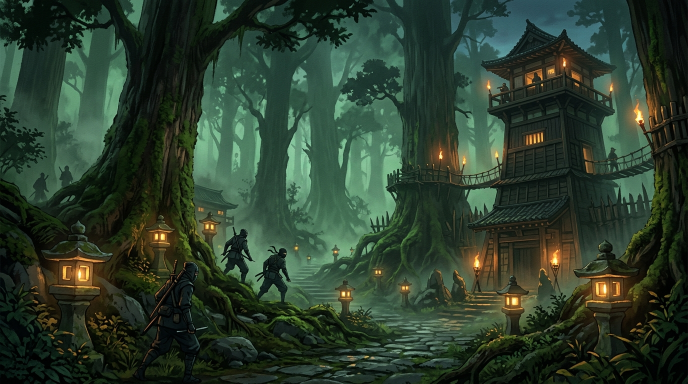
#> input picture src/assets/images/shinobi_campaign_forest_backdrop_1791702689788.jpg, 1376 x 768 px, given in place of char_1x.png, which was not available (shown at 1/2 size)
$ python gif.py
#> lines starting #> are read from the running program, lines starting #| are printed output that depends on the picture; pictures that were not available may be replaced by others from this repository, and a replacement may not be noted
### scratchpad/approve/_work/03-05-agua-viento-rayo/lib.py
"""Helpers for the 03-05 (agua / viento / rayo) approval package. Read-only on the art."""
import json
from PIL import Image, ImageDraw, ImageFont

SCR = '/tmp/claude-0/-home-user-Ninja-Fantasy-Game/686daf18-129b-55df-a0e0-8b5389d0083e/scratchpad/'
OUT = SCR + 'approve/'
WORK = SCR + 'approve/_work/03-05-agua-viento-rayo/'
STAGE = WORK + 'snap/'

GROUND = '/home/user/Ninja-Fantasy-Game/src/assets/maps/river_forest/ground.webp'
FONT = '/usr/share/fonts/truetype/dejavu/DejaVuSans.ttf'
FONTB = '/usr/share/fonts/truetype/dejavu/DejaVuSans-Bold.ttf'
PXM = 57

BG = (20, 24, 28, 255)
PANEL = (27, 32, 38, 255)
BAR = (33, 39, 46, 255)
LINE = (58, 66, 76, 255)
WHITE = (240, 240, 236, 255)
GREY = (170, 176, 184, 255)
DIM = (120, 128, 138, 255)

_man = {}
_sheets = {}


def man(el):
    if el not in _man:
        _man[el] = json.load(open(STAGE + 'vfx_' + el + '/manifest.json'))['sprites']
    return _man[el]


# [5 lines left out: function sheet, not called in this run]


def spec(el, name):
    return man(el)[name]


# [6 lines left out: function frame, not called in this run]


def up(im, k):
    return im if k == 1 else im.resize((im.width * k, im.height * k), Image.NEAREST)


_fonts = {}


# [5 lines left out: function font, not called in this run]


def text(d, xy, s, size, fill=WHITE, bold=False, anchor='la'):
    d.text(xy, s, font=font(size, bold), fill=fill, anchor=anchor)


def text_w(s, size, bold=False):
    l, t, r, b = font(size, bold).getbbox(s)
    return r - l


# [8 lines left out: function paste_at, not called in this run]


def ground():
    return Image.open(GROUND).convert('RGBA')


# [7 lines left out: function m, not called in this run]

### scratchpad/approve/_work/03-05-agua-viento-rayo/gif.py
import sys, os
sys.path.insert(0, '/tmp/claude-0/-home-user-Ninja-Fantasy-Game/686daf18-129b-55df-a0e0-8b5389d0083e/scratchpad/approve/_work/03-05-agua-viento-rayo')
from lib import *
from info import *
import numpy as np

K = 2
CHAR = Image.open(WORK + 'char_1x.png').convert('RGBA')
CF = (26, 95)
GX0, GY0 = 0, 382           # plain grass between the tree line and the dirt road
FPS = 12
N = 24                       # 2 s loop: every 4- and 6-frame loop wraps cleanly
HOLD = 7                     # one-shots hold their last frame 7 ticks (~580 ms)
M, LB, TT = 10, 13, 18
GC = int(os.environ.get('GC', '32'))   # colours kept for the grass       # margin, label slot, title strip (1x units)


def layout():
    """cells: name -> (x, y) top-left of the sprite frame at 1x (page coords)."""
    c = {}
    G = 14
    y = TT + 8 + LB
    x = M
    for r in ['bolt', 'sphere', 'slash', 'multi', 'hit']:
        c[r] = (x, y)
        x += 64 + G
    y += 64 + 8 + LB
    c['breath'] = (M, y)
    c['stream'] = (M + 96 + G, y)
    y += 64 + 8 + LB
    c['blast'] = (M, y)
    c['char_blast'] = (M + 176 + 4, y)
    c['aura'] = (M + 176 + 4 + 56 + 20, y + 4)
    y += 128 + 8 + LB
    c['wall'] = (M, y)
    c['char_wall'] = (M + 264 + 4, y)
    W = M + 5 * 64 + 4 * G + M
    H = y + 120 + 8
    return c, W, H


def state(role, i):
    """(anim, frame) or None for tick i"""
    if role == 'hit' or role == 'blast':
        an = role
        n = 6 if role == 'hit' else 8
        if i < n:
            return an, i
        if i < n + HOLD:
            return an, n - 1
        return None
    if role == 'wall':
        return ('rise', i) if i < 6 else ('idle', (i - 6) % 4)
    if role == 'aura':
        return 'idle', i % 6
    return 'fly', i % 4


def frames_1x(el, c, W, H):
#> called with el = 'water', W = 396, H = 486
    g = ground().crop((GX0, GY0, GX0 + W, GY0 + H - TT)).convert('RGB')
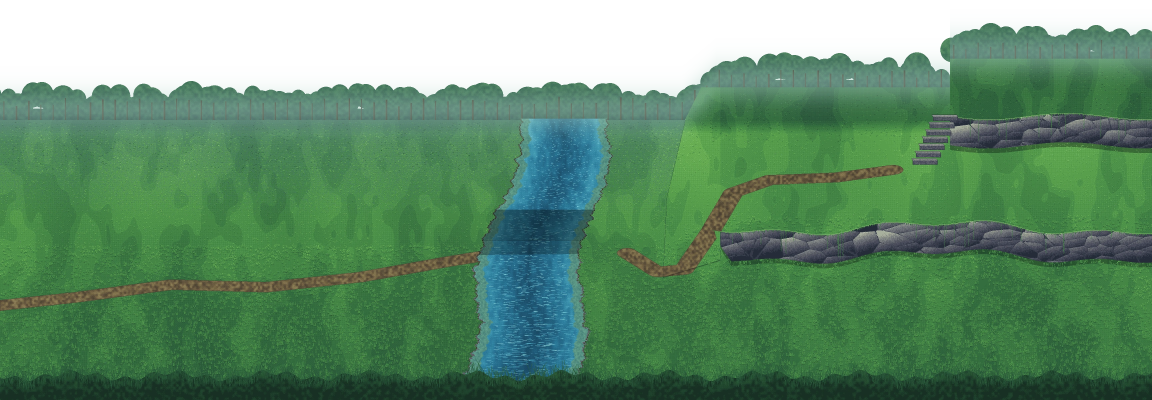
#> input picture src/assets/maps/river_forest/ground.webp, 3456 x 1200 px, found by its file name (shown at 1/3 size)
#> in ground, returned value is the input picture: PIL image 3456x1200 RGBA; mean R, G, B, A 66.2, 112.5, 78.5, 210.1
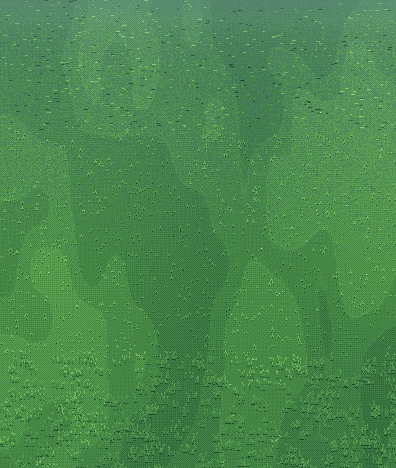
#> g: PIL image 396x468 RGB; mean R, G, B 73.6, 135.9, 78.2
    g = g.quantize(colors=GC, method=Image.Quantize.MEDIANCUT, dither=Image.Dither.NONE).convert('RGBA')
#> g: PIL image 396x468 RGBA
    out = []
    for i in range(N):
        im = Image.new('RGBA', (W, H), BG)
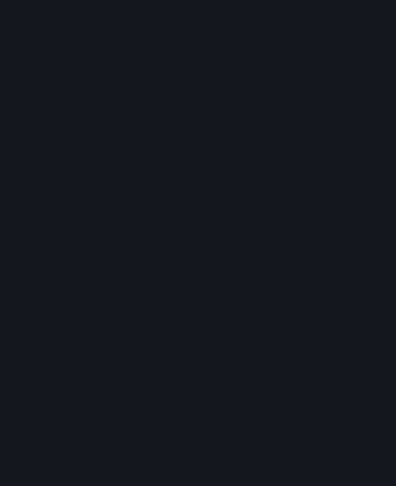
#> im: PIL image 396x486 RGBA; mean R, G, B, A 20, 24, 28, 255
        im.paste(g, (0, TT))
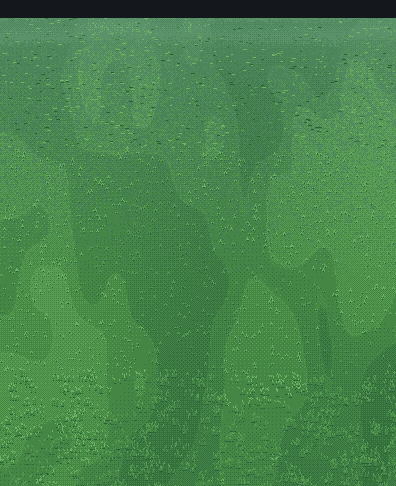
#> im: PIL image 396x486 RGBA; mean R, G, B, A 71.5, 131.9, 76.1, 255
        # characters (behind effects)
        ax, ay = spec(el, 'aura')['anchor']
        x, y = c['aura']
        im.alpha_composite(CHAR, (x + ax - CF[0], y + ay - CF[1]))
        for key, role in (('char_blast', 'blast'), ('char_wall', 'wall')):
            ax, ay = spec(el, role)['anchor']
            x, y = c[key]
            im.alpha_composite(CHAR, (x, y + ay - CF[1]))
        for role in ['bolt', 'sphere', 'slash', 'multi', 'hit', 'breath', 'aura', 'blast', 'wall']:
            st = state(role, i)
            if st is None:
                continue
            im.alpha_composite(frame(el, role, st[0], st[1]), c[role])
        x, y = c['stream']
        f = i % 4
        for k in range(3):
            im.alpha_composite(frame(el, 'stream', 'fly', f), (x + 64 * k, y))
        im.alpha_composite(frame(el, 'stream_head', 'fly', f), (x + 192, y))
        out.append(im)
    return out


LABELS = dict(bolt='Proyectil', sphere='Esfera', slash='Corte', multi='Múltiple', hit='Impacto (1 vez)',
              breath='Aliento', stream='Chorro (3 tramos + cabeza)', aura='Aura',
              blast='Explosión (1 vez, 3 m)', wall='Muro (sube y queda en bucle)')


def decorate(el, im2, c, W):
    E = ELEMS[el]
    d = ImageDraw.Draw(im2)
    d.rectangle([0, 0, W * K, TT * K - 1], fill=BAR)
    text(d, (10, 8), f"{E['num']} · {E['es']}", 16, E['accent'], True)
    tw = text_w(f"{E['num']} · {E['es']}", 16, True)
    sub = 'en el suelo del mapa del río · zoom 2x · 12 fps · sin bestias'
    if E.get('gif_state'):
        sub = E['gif_state'] + ' · ' + sub
    text(d, (10 + tw + 12, 10), sub, 14, GREY)
    for role, lab in LABELS.items():
        x, y = c[role]
        tx, ty = x * K, y * K - LB * K + 2
        w = text_w(lab, 13, True)
        d.rectangle([tx, ty, tx + w + 12, ty + 20], fill=BG)
        text(d, (tx + 6, ty + 3), lab, 13, WHITE, True)
    return im2


def durations(n, fps):
    t = [round(i * 1000 / fps / 10) * 10 for i in range(n + 1)]
    return [t[i + 1] - t[i] for i in range(n)]


def build(el):
    c, W, H = layout()
    fr = frames_1x(el, c, W, H)
    big = [decorate(el, up(f, K), c, W).convert('RGB') for f in fr]
    # ---- one palette for all frames: keep every exact sprite / character / label colour,
    # fill the rest with the grass and the semi-transparent blends (median cut)
    res = set()
    for n, s in man(el).items():
        if n == 'beast':
            continue
        a = np.array(sheet(el, n))
        res |= set(map(tuple, a[a[:, :, 3] == 255][:, :3].tolist()))
    a = np.array(CHAR)
    res |= set(map(tuple, a[a[:, :, 3] == 255][:, :3].tolist()))
    for col in (BG, BAR, WHITE, GREY, ELEMS[el]['accent']):
        res.add(tuple(col[:3]))
    gq = np.array(fr[0].convert('RGB'))[TT:]
    gcols = set(map(tuple, np.array(ground().crop((GX0, GY0, GX0 + W, GY0 + H - TT)).convert('RGB').quantize(
        colors=GC, method=Image.Quantize.MEDIANCUT, dither=Image.Dither.NONE).convert('RGB')).reshape(-1, 3).tolist()))
    res |= gcols
    res = sorted(res)
    key = lambda arr: (arr[..., 0].astype(np.int64) << 16) | (arr[..., 1].astype(np.int64) << 8) | arr[..., 2]
    rk = np.array([(r << 16) | (g << 8) | b for r, g, b in res], dtype=np.int64)
    rest = []
    for b in big:
        arr = np.array(b)[::2, ::2]
        flat = arr.reshape(-1, 3)
        m_ = ~np.isin(key(flat), rk)
        rest.append(flat[m_])
    rest = np.concatenate(rest)
    kfree = 256 - len(res)
    assert kfree > 40, len(res)
    rim = Image.fromarray(rest.reshape(-1, 1, 3).astype(np.uint8))
    q = rim.quantize(colors=kfree, method=Image.Quantize.MEDIANCUT, dither=Image.Dither.NONE)
    gp = q.getpalette()[:kfree * 3]
    pal = [v for col in res for v in col] + gp
    pal += [0] * (768 - len(pal))
    palimg = Image.new('P', (1, 1))
    palimg.putpalette(pal)
    pframes = [b.quantize(palette=palimg, dither=Image.Dither.NONE) for b in big]
    path = OUT + ELEMS[el]['file'] + '.gif'
    pframes[0].save(path, save_all=True, append_images=pframes[1:], duration=durations(N, FPS),
                    loop=0, disposal=2, optimize=False)
    # contact sheet of chosen frames (1x copies of the 2x GIF frames, read back from the file)
    g = Image.open(path)
    sel = [0, 2, 4, 6, 8, 11, 14, 18]
    tiles = []
    for k in sel:
        g.seek(k)
        tiles.append(g.convert('RGB'))
    tw_, th_ = tiles[0].size
    cs = Image.new('RGB', (tw_ * 2 + 10, th_ * 4 + 30), (60, 60, 60))
    for j, t in enumerate(tiles):
        cs.paste(t, ((j % 2) * (tw_ + 10), (j // 2) * (th_ + 10)))
    cs.save(WORK + f'cs_{el}.png')
    print(path, os.path.getsize(path) / 1e6, 'MB', big[0].size, 'reserved', len(res), 'free', kfree, 'n', g.n_frames)


if __name__ == '__main__':
    for el in (sys.argv[1:] or ['water', 'wind', 'lightning']):
#> (the run stopped early here; a loop or call above may not have finished)
